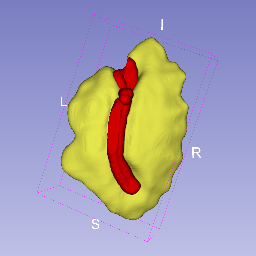
#> input picture SEG2D/images/o1.png, 256 x 256 px; its folder holds only this picture in this run
$ python create_masks.py
#> lines starting #> are read from the running program, lines starting #| are printed output that depends on the picture; after the words box and inside, x2 and y2 are one past the last pixel; in counts of white or black regions, pixels touching at a corner belong together
import os
import cv2
from skimage import io
# Fonction pour générer des masques pour un dossier d'images
def generate_masks_for_images(input_folder, output_folder):
    # Créer le dossier de sortie s'il n'existe pas
#> called with input_folder = 'images', output_folder = 'masks'
    if not os.path.exists(output_folder):
        os.makedirs(output_folder)

    # Parcourir toutes les images dans le dossier d'entrée
    for filename in os.listdir(input_folder):
        if filename.endswith(('.jpg', '.jpeg', '.png')):  # Vérifier les extensions des fichiers d'image
            # Charger l'image
            image = cv2.imread(os.path.join(input_folder, filename))
#> image is the input picture: shape (256, 256, 3); mean B, G, R 174.1, 160, 164.6
            # Convertir l'image en niveaux de gris
            gray_image = cv2.cvtColor(image, cv2.COLOR_BGR2GRAY)
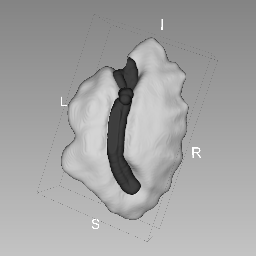
#> gray_image: shape (256, 256); min 9, max 255, mean 162.9
            # Appliquer un seuillage pour créer le masque
            _, mask = cv2.threshold(gray_image, 95, 254, cv2.THRESH_BINARY_INV)
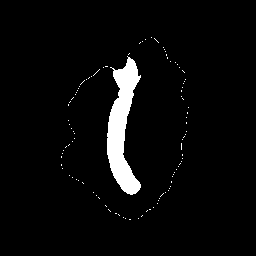
#> mask: shape (256, 256); values 0 (black) and 254 (white), 4% white; 100 white regions (99 under 20 px), largest, box (x1, y1, x2, y2) and area: (107, 56, 141, 195) 2439
            # Sauvegarder le masque
            mask_filename = os.path.splitext(filename)[0] + ".png"  # Vous pouvez ajuster l'extension du masque si nécessaire
            cv2.imwrite(os.path.join(output_folder, mask_filename), mask)

# Spécifier le dossier d'entrée contenant les images
input_folder = "images"

# Spécifier le dossier de sortie pour les masques
output_folder = "masks"

# Appeler la fonction pour générer les masques
generate_masks_for_images(input_folder, output_folder)

$ run again, on SEG2D/images/o13.png
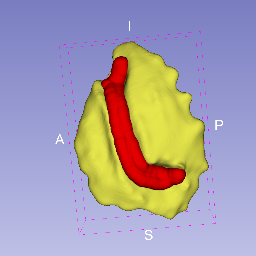
#> input picture SEG2D/images/o13.png, 256 x 256 px
#> in generate_masks_for_images, image is the input picture: shape (256, 256, 3); mean B, G, R 171.2, 157.2, 165.8
#> in generate_masks_for_images, `gray_image = cv2.cvtColor(image, cv2.COLOR_BGR2GRAY)`:
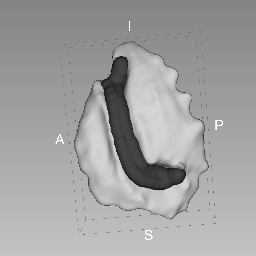
#> gray_image: shape (256, 256); min 14, max 255, mean 161.4
#> in generate_masks_for_images, `_, mask = cv2.threshold(gray_image, 95, 254, cv2.THRESH_BINARY_INV)`:
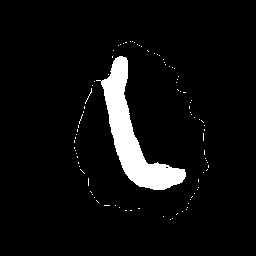
#> mask: shape (256, 256); values 0 (black) and 254 (white), 5.7% white; 91 white regions (90 under 20 px), largest, box (x1, y1, x2, y2) and area: (96, 56, 186, 190) 3562

$ run again, on SEG2D/images/o14.png
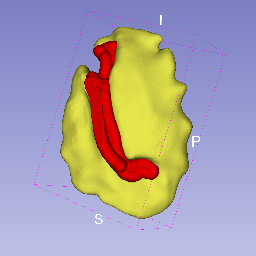
#> input picture SEG2D/images/o14.png, 256 x 256 px
#> in generate_masks_for_images, image is the input picture: shape (256, 256, 3); mean B, G, R 167.2, 159.7, 168.1
#> in generate_masks_for_images, `gray_image = cv2.cvtColor(image, cv2.COLOR_BGR2GRAY)`:
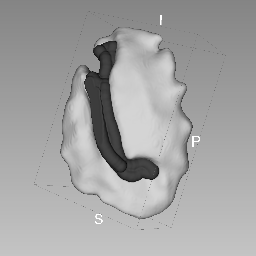
#> gray_image: shape (256, 256); min 6, max 255, mean 163.1
#> in generate_masks_for_images, `_, mask = cv2.threshold(gray_image, 95, 254, cv2.THRESH_BINARY_INV)`:
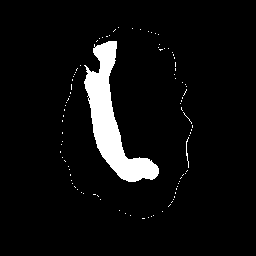
#> mask: shape (256, 256); values 0 (black) and 254 (white), 5.8% white; 94 white regions (92 under 20 px), largest, box (x1, y1, x2, y2) and area: (84, 41, 159, 182) 3578, (186, 137, 189, 168) 35

$ run again, on SEG2D/images/o15.png
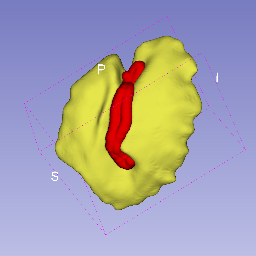
#> input picture SEG2D/images/o15.png, 256 x 256 px
#> in generate_masks_for_images, image is the input picture: shape (256, 256, 3); mean B, G, R 170.8, 162, 165.9
#> in generate_masks_for_images, `gray_image = cv2.cvtColor(image, cv2.COLOR_BGR2GRAY)`:
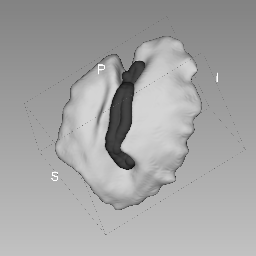
#> gray_image: shape (256, 256); min 12, max 255, mean 164.2
#> in generate_masks_for_images, `_, mask = cv2.threshold(gray_image, 95, 254, cv2.THRESH_BINARY_INV)`:
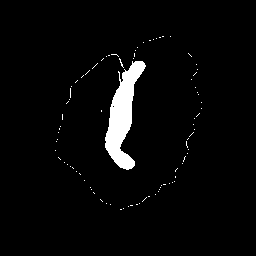
#> mask: shape (256, 256); values 0 (black) and 254 (white), 3.4% white; 87 white regions (86 under 20 px), largest, box (x1, y1, x2, y2) and area: (105, 61, 146, 170) 2006

$ run again, on SEG2D/images/o10.png
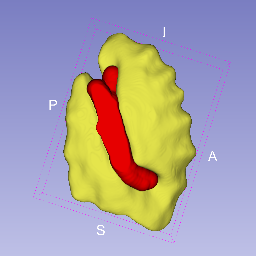
#> input picture SEG2D/images/o10.png, 256 x 256 px
#> in generate_masks_for_images, image is the input picture: shape (256, 256, 3); mean B, G, R 167.2, 160.2, 168.6
#> in generate_masks_for_images, `gray_image = cv2.cvtColor(image, cv2.COLOR_BGR2GRAY)`:
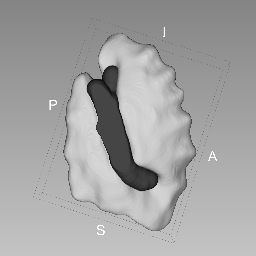
#> gray_image: shape (256, 256); min 7, max 255, mean 163.5
#> in generate_masks_for_images, `_, mask = cv2.threshold(gray_image, 95, 254, cv2.THRESH_BINARY_INV)`:
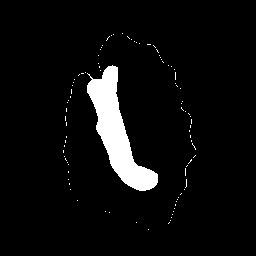
#> mask: shape (256, 256); values 0 (black) and 254 (white), 5.3% white; 90 white regions (89 under 20 px), largest, box (x1, y1, x2, y2) and area: (87, 65, 158, 191) 3287
